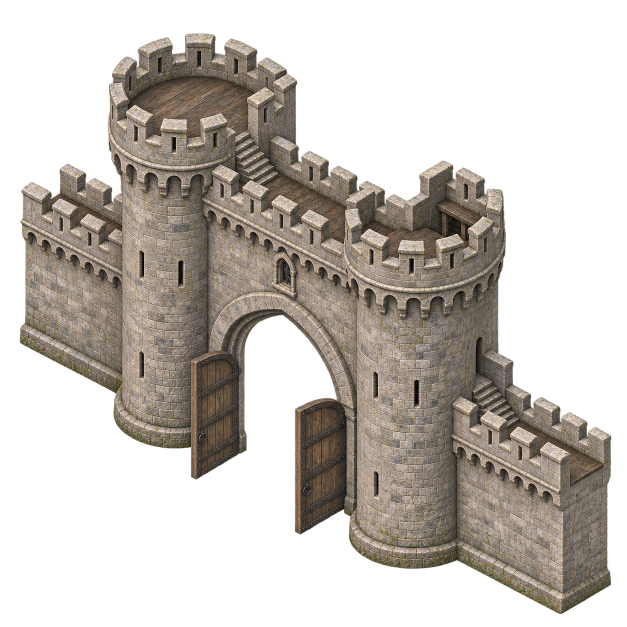
#> input picture assets/source/remake/gate-a.png, 1254 x 1254 px (shown at 1/2 size)
$ python prepare_materials.py
#> lines starting #> are read from the running program, lines starting #| are printed output that depends on the picture
"""Mechanically rectify existing generated material pixels for the 3D comparison.

These are small sampled albedos, not newly painted artwork or full PBR scans.
The source has its original self-shading; native light/shadows are evaluated
separately in the optional scene. Mirror repeat is used, not a seamlessness claim.
"""
import hashlib
import json
from pathlib import Path

import cv2
import numpy as np
from PIL import Image

ROOT = Path(__file__).resolve().parents[2]
OUT = ROOT / 'assets/art/preview3d'
PATCHES = {
    'limestone': ('assets/source/remake/gate-a.png', [[68, 490], [157, 540], [157, 632], [68, 581]], [256, 256]),
    'slate': ('assets/source/remake/house-ne.png', [[340, 110], [660, 290], [520, 460], [210, 290]], [512, 512]),
    'timber': ('assets/source/remake/house-ne.png', [[610, 139], [810, 249], [797, 273], [595, 159]], [512, 128]),
    'door': ('assets/source/remake/house-ne.png', [[617, 637], [711, 692], [710, 836], [617, 782]], [256, 512]),
}


def sha(path):
    return hashlib.sha256(path.read_bytes()).hexdigest()


def main():
    OUT.mkdir(parents=True, exist_ok=True)
    records = {}
    for key, (source, points, size) in PATCHES.items():
        image = np.array(Image.open(ROOT / source).convert('RGB'))
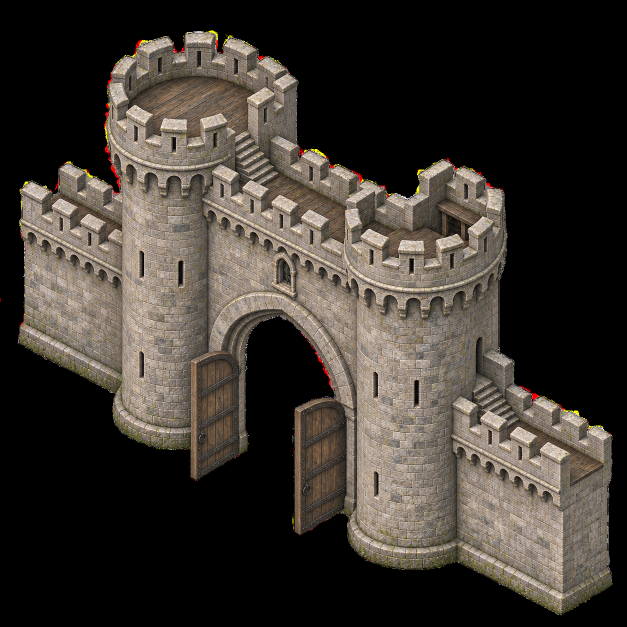
#> image: shape (1254, 1254, 3) (shown at 1/2 size); mean R, G, B 61.7, 55.7, 49.3
        width, height = size
        transform = cv2.getPerspectiveTransform(np.float32(points), np.float32([[0, 0], [width - 1, 0], [width - 1, height - 1], [0, height - 1]]))
        patch = cv2.warpPerspective(image, transform, size, flags=cv2.INTER_CUBIC)
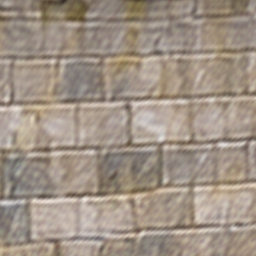
#> patch: shape (256, 256, 3); mean R, G, B 159.7, 146.1, 132.9
        target = OUT / (key + '.webp')
        Image.fromarray(patch).save(target, 'WEBP', quality=94, method=6)
        records[key] = {'source': source, 'source_sha256': sha(ROOT / source), 'source_quad': points,
                        'path': str(target.relative_to(ROOT)), 'sha256': sha(target), 'size': size,
                        'operation': 'Perspective rectification of the recorded source quad; no painting or material synthesis.'}
        path = 'res://' + str(target.relative_to(ROOT))
        imported = 'res://.godot/imported/' + target.name + '-' + hashlib.md5(path.encode()).hexdigest() + '.ctex'
        import_file = target.with_suffix('.webp.import')
        # Preserve editor-generated UIDs and destination metadata on reproducible reruns.
        if import_file.exists():
            continue
        import_file.write_text(f'''[remap]
importer="texture"
type="CompressedTexture2D"
path="{imported}"
metadata={{"vram_texture": false}}

[deps]
source_file="{path}"
dest_files=PackedStringArray("{imported}")

[params]
compress/mode=1
compress/lossy_quality=0.9
compress/normal_map=0
mipmaps/generate=true
process/fix_alpha_border=true
process/premult_alpha=false
''')
#> pass 2 of the loop in main, `for key, (source, points, size) in PATCHES.items():`:
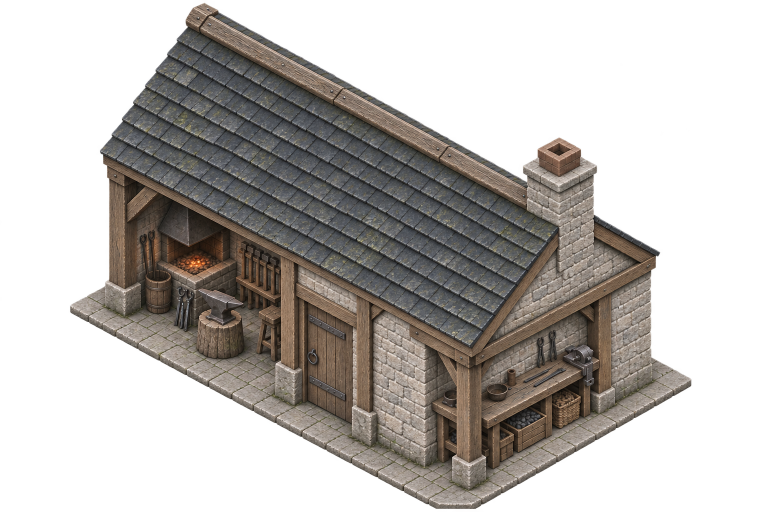
#> input picture sjrpg_2d/assets/source/remake/house-ne.png, 1536 x 1024 px, found by its file name (shown at 1/2 size)
#> in main, `image = np.array(Image.open(ROOT / source).convert('RGB'))`:
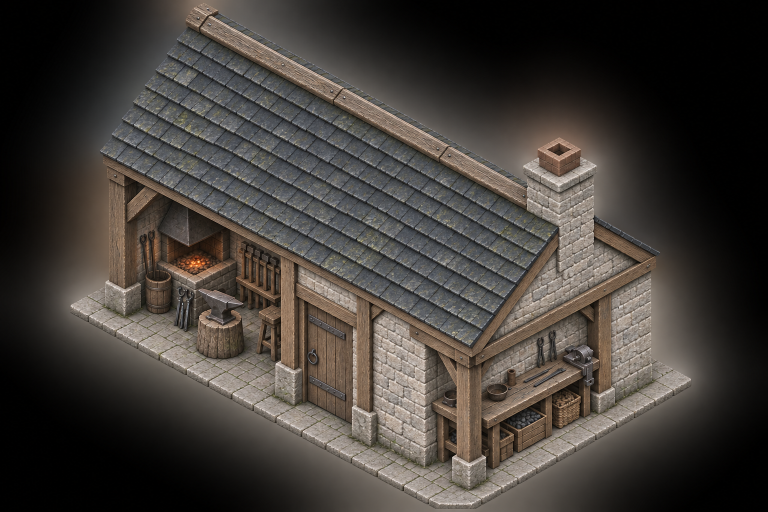
#> image: shape (1024, 1536, 3) (shown at 1/2 size); mean R, G, B 66, 60.9, 56.2
#> in main, `patch = cv2.warpPerspective(image, transform, size, flags=cv2.INTER_CU..`:
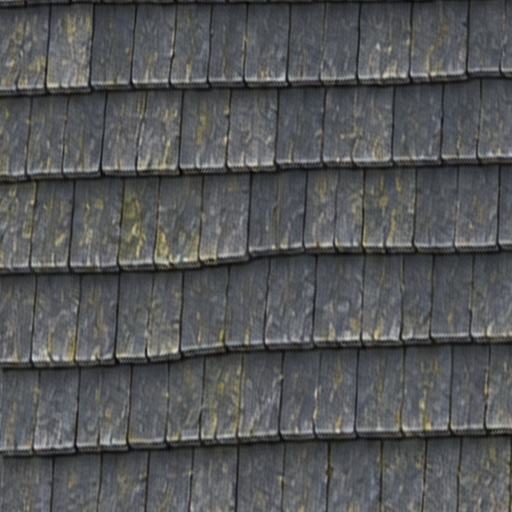
#> patch: shape (512, 512, 3); mean R, G, B 85, 86.5, 87.4
    metadata = {'purpose': 'Optional native3D lighting/geometry comparison, not final reference-art reproduction.',
                'authoritative_reference': {'path': 'assets/source/style/approved-game-reference.jpg',
                                            'sha256': sha(ROOT / 'assets/source/style/approved-game-reference.jpg')},
                'materials': records,
                'limitations': 'Rectified albedo patches retain authored source self-shading. No roughness/normal scan or seamless tile certification is claimed.'}
    (OUT / 'materials.json').write_text(json.dumps(metadata, indent=2) + '\n')
    print('Prepared', len(records), 'rectified comparison materials')


if __name__ == '__main__':
    main()
